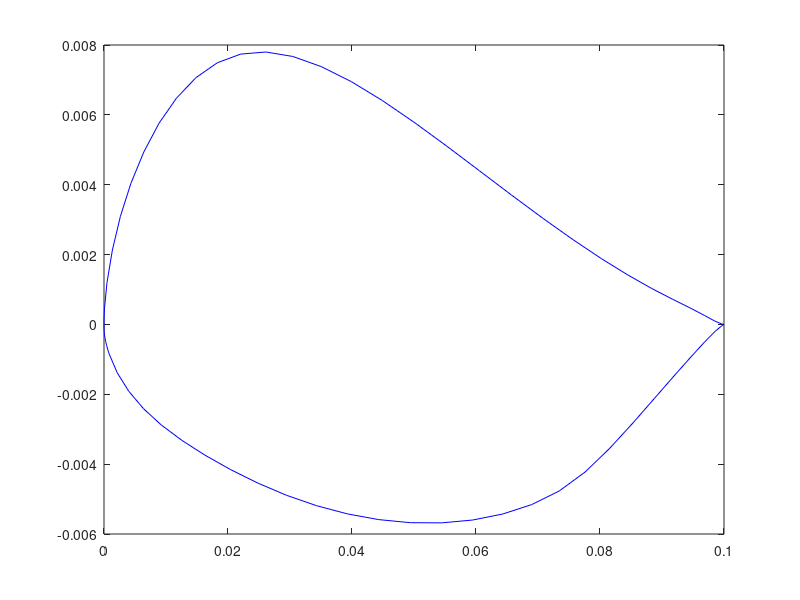

Recreate this plot in MATLAB. (Note: this script raises an error after producing the figure.)
data       = load('Data.txt');
X1          = data(:,1);
Y1          = data(:,2);
X=X1/1000;
Y=Y1/1000;
subplot(1,1,1);
p = plot(X,Y,'b');
p.LineWidth=5;
grid;
axis([-0.01 0.11 -0.030 0.030]);